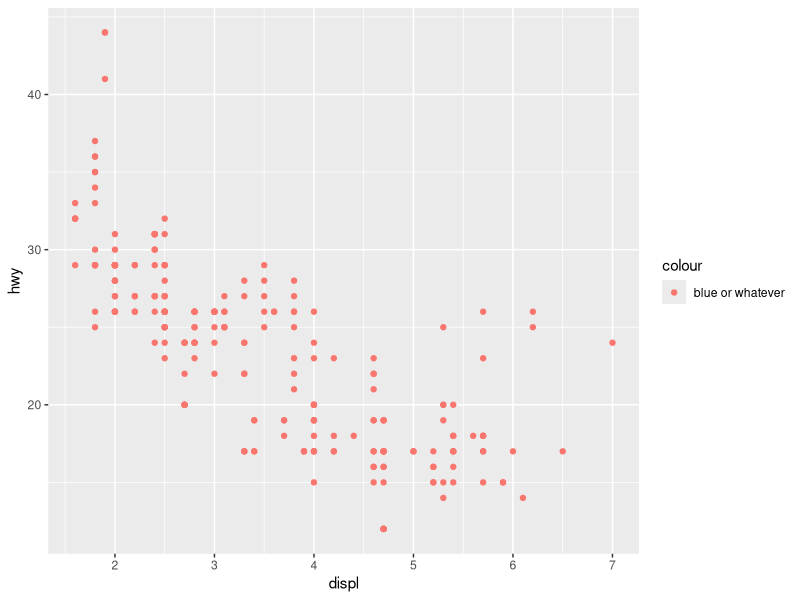
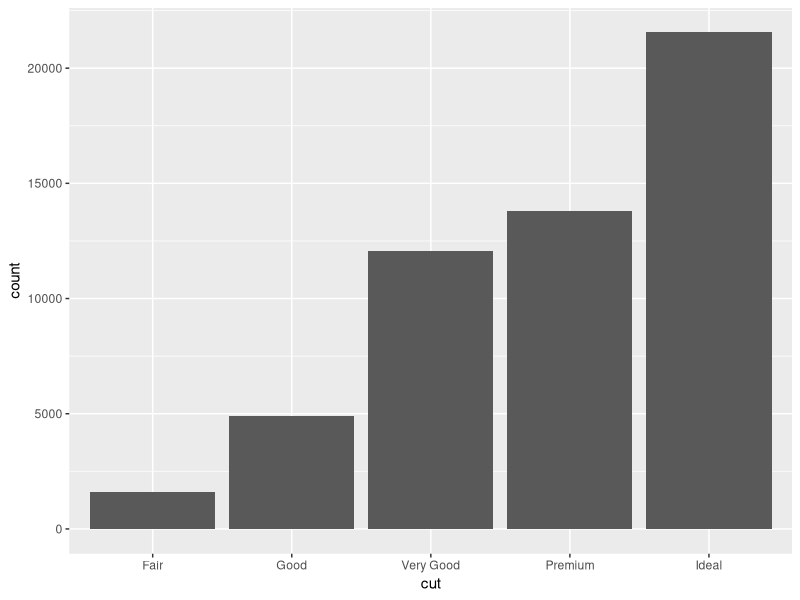
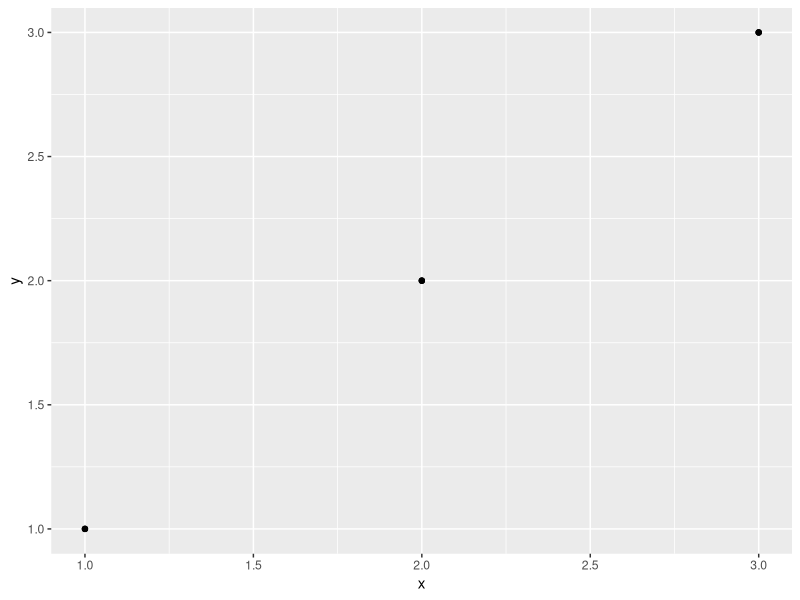
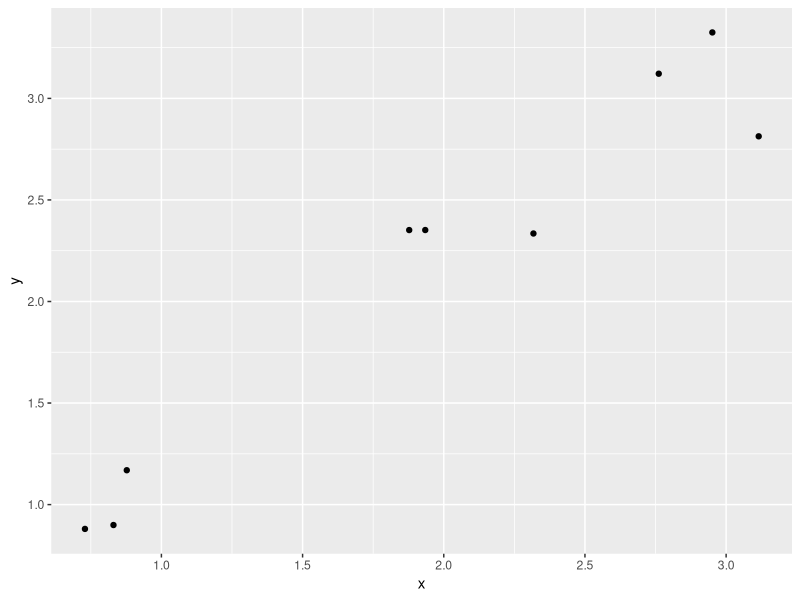
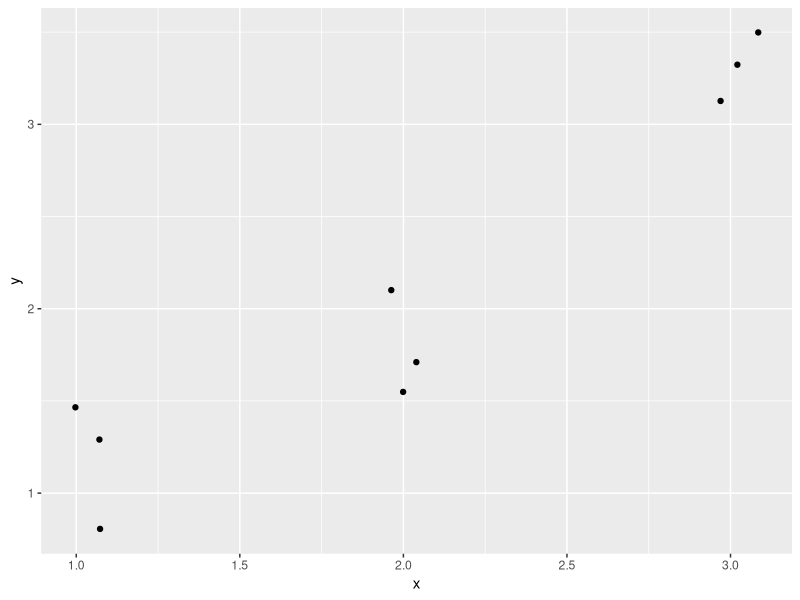

These figures' R source, in order:
## ---- chunk 1
library(tidyverse)
## ---- chunk 2
ggplot(data = mpg) + 
  geom_point(mapping = aes(x = displ, y = hwy, color = "blue or whatever"))
## ---- chunk 3
ggplot(data = diamonds) + 
  geom_bar(mapping = aes(x = cut))
## ---- chunk 4
dat <- tibble(
  x = rep(1:3, 3),
  y = rep(1:3, 3)
)
ggplot(dat, aes(x, y)) +
  geom_point()
ggplot(dat, aes(x, y)) +
  geom_jitter()
## ---- chunk 5
ggplot(dat, aes(x, y)) +
  geom_jitter(width = 0.1, height = 0.5)
